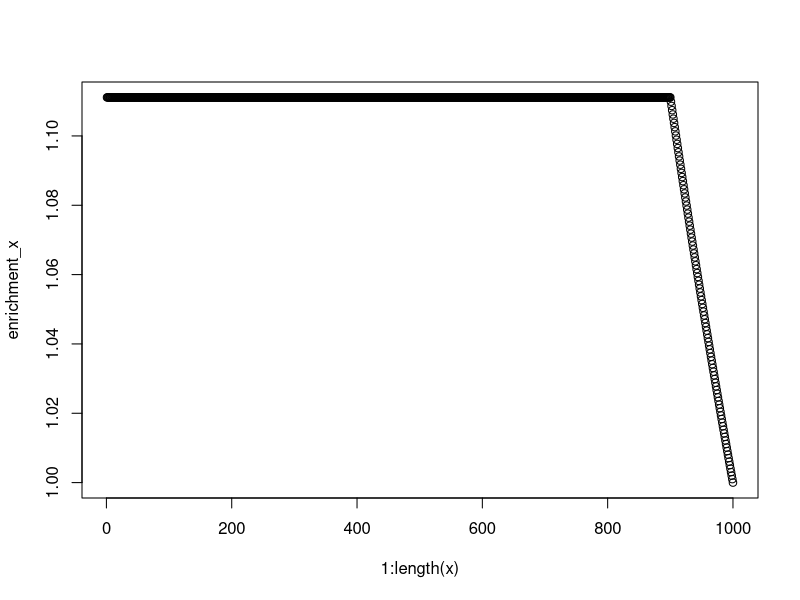
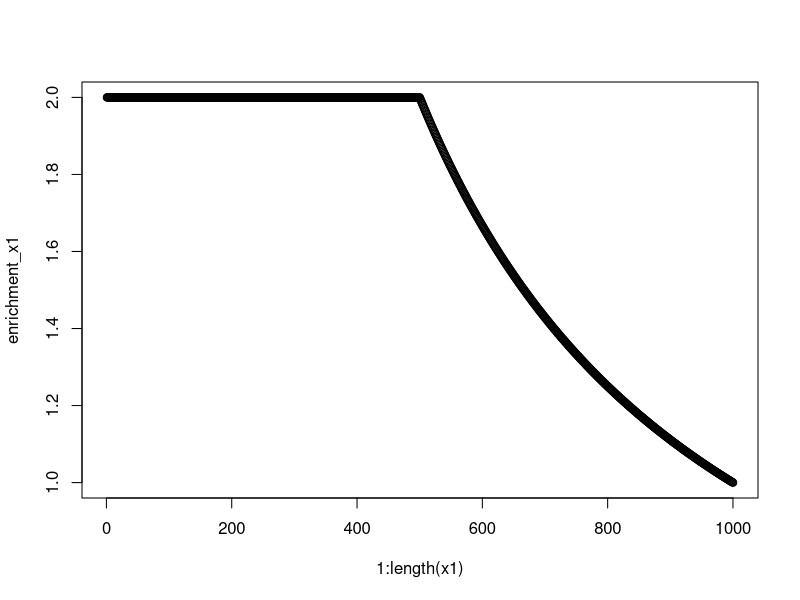
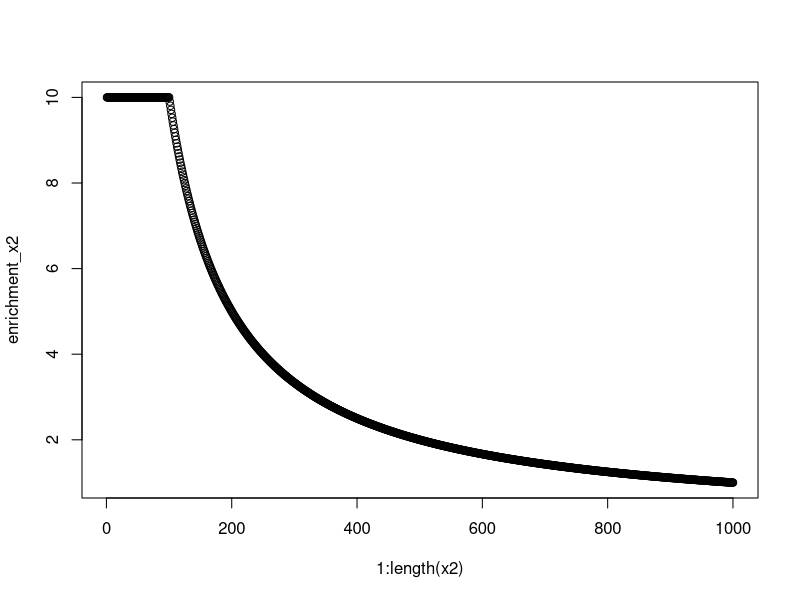
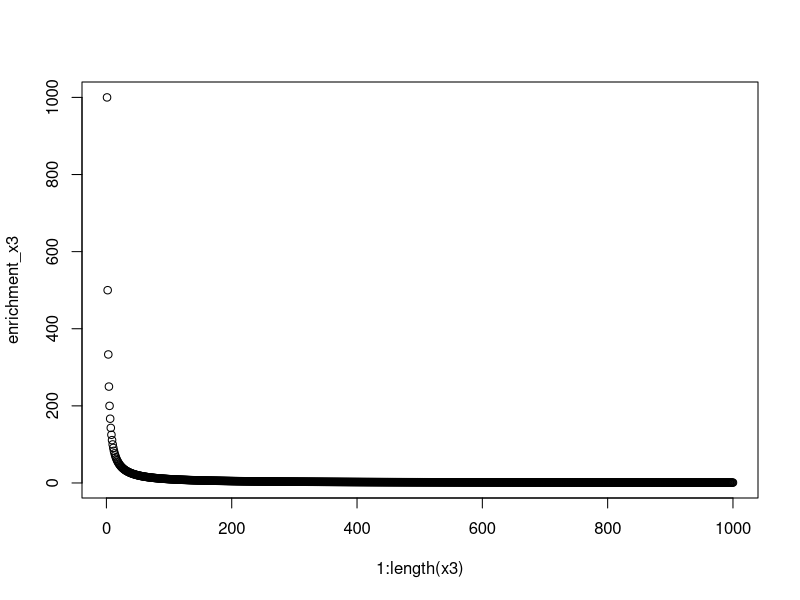
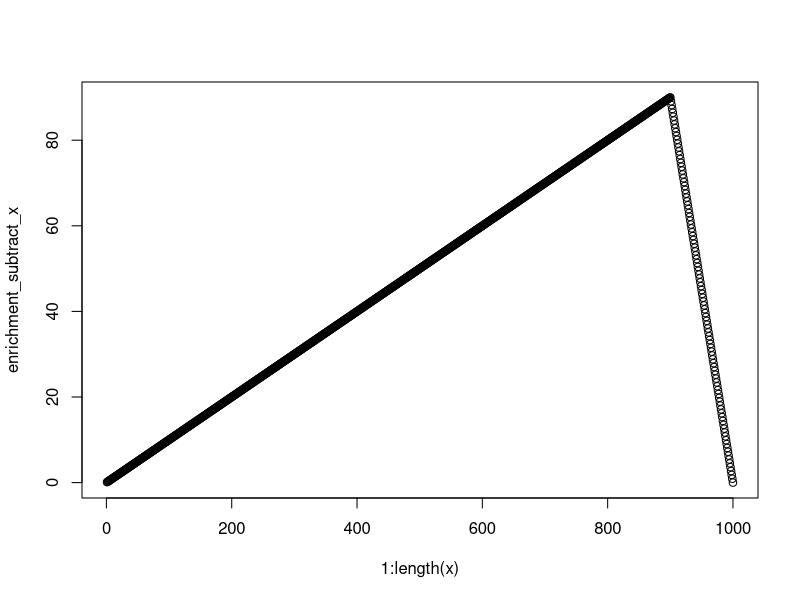
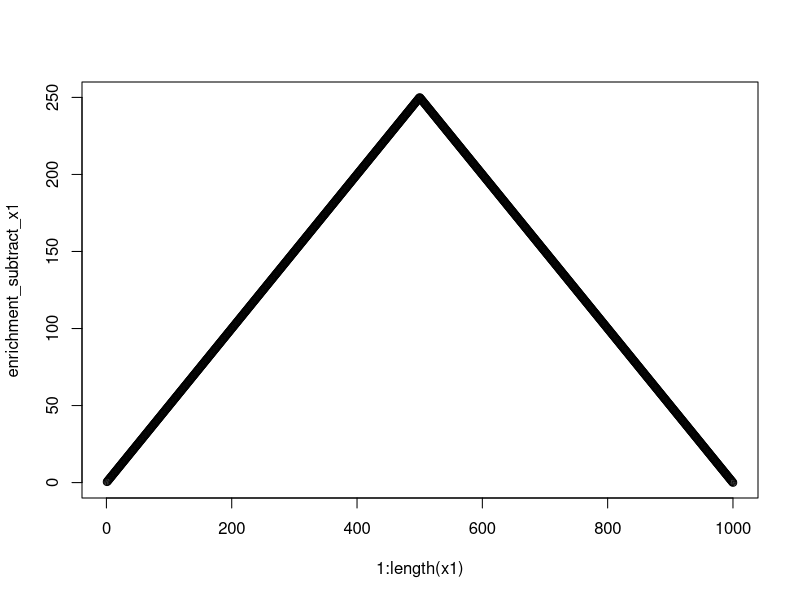
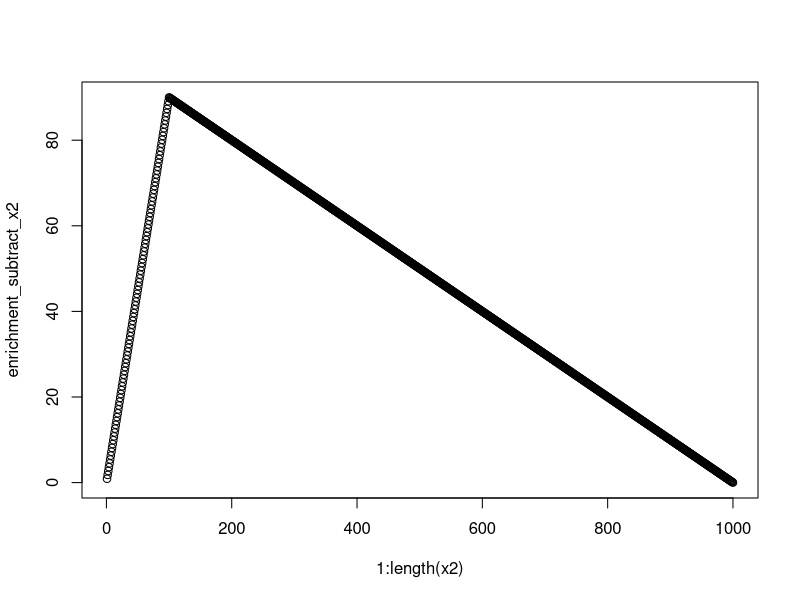
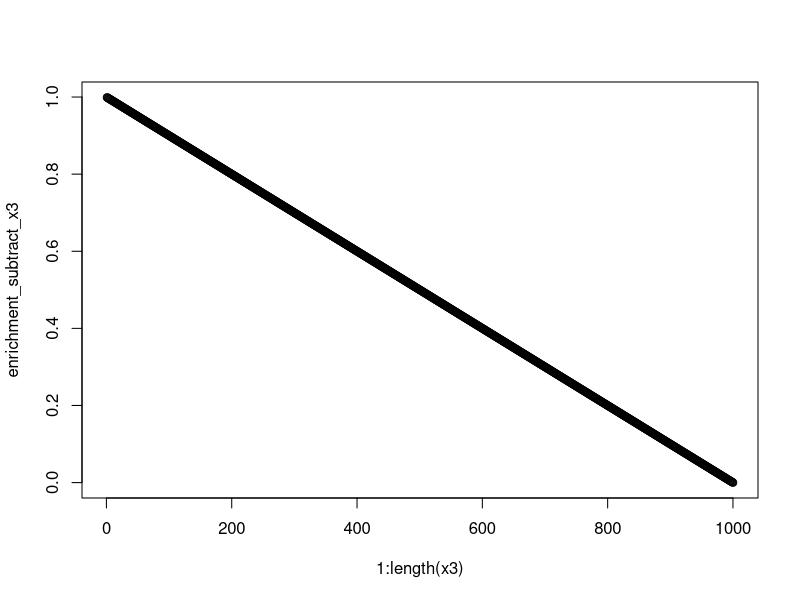

Generate these figures, in order, with R:
enrichment_calculation=function(coannotation){
  cumsum(coannotation)/ ( mean(coannotation)*(1:length(coannotation)) )
}



n=1000

x=c(rep(1,900),rep(0,n-900))

x1=c(rep(1,500),rep(0,n-500))

x2=c(rep(1,100),rep(0,n-100))

x3=c(rep(1,1),rep(0,n-1))

enrichment_x=enrichment_calculation(x)
enrichment_x1=enrichment_calculation(x1)
enrichment_x2=enrichment_calculation(x2)
enrichment_x3=enrichment_calculation(x3)

plot(1:length(x),enrichment_x)
max(enrichment_x)

plot(1:length(x1),enrichment_x1)
max(enrichment_x1)

plot(1:length(x2),enrichment_x2)
max(enrichment_x2)

plot(1:length(x3),enrichment_x3)
max(enrichment_x3)

#subtract random instead of dividing
enrichment_calculation_subtract=function(coannotation){
  cumsum(coannotation) - ( mean(coannotation)*(1:length(coannotation)) )
}


enrichment_subtract_x=enrichment_calculation_subtract(x)
enrichment_subtract_x1=enrichment_calculation_subtract(x1)
enrichment_subtract_x2=enrichment_calculation_subtract(x2)
enrichment_subtract_x3=enrichment_calculation_subtract(x3)

plot(1:length(x),enrichment_subtract_x)
max(enrichment_subtract_x)

plot(1:length(x1),enrichment_subtract_x1)
max(enrichment_subtract_x1)

plot(1:length(x2),enrichment_subtract_x2)
max(enrichment_subtract_x2)

plot(1:length(x3),enrichment_subtract_x3)
max(enrichment_subtract_x3)



